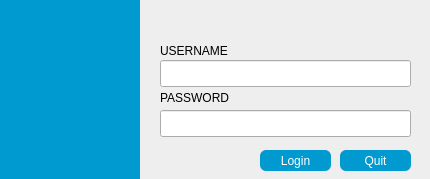
<?xml version="1.0" encoding="UTF-8"?>
<ui version="4.0">
 <class>login</class>
 <widget class="QMainWindow" name="login">
  <property name="geometry">
   <rect>
    <x>0</x>
    <y>0</y>
    <width>430</width>
    <height>179</height>
   </rect>
  </property>
  <property name="minimumSize">
   <size>
    <width>430</width>
    <height>179</height>
   </size>
  </property>
  <property name="maximumSize">
   <size>
    <width>430</width>
    <height>179</height>
   </size>
  </property>
  <property name="windowTitle">
   <string>login</string>
  </property>
  <widget class="QWidget" name="centralWidget">
   <widget class="QFrame" name="frame">
    <property name="geometry">
     <rect>
      <x>-10</x>
      <y>-20</y>
      <width>151</width>
      <height>211</height>
     </rect>
    </property>
    <property name="styleSheet">
     <string notr="true">QFrame#frame
{
	background-color: rgb(0,154,208);
border:none
}</string>
    </property>
    <property name="frameShape">
     <enum>QFrame::StyledPanel</enum>
    </property>
    <property name="frameShadow">
     <enum>QFrame::Raised</enum>
    </property>
   </widget>
   <widget class="QFrame" name="userbox">
    <property name="geometry">
     <rect>
      <x>140</x>
      <y>0</y>
      <width>312</width>
      <height>191</height>
     </rect>
    </property>
    <property name="minimumSize">
     <size>
      <width>312</width>
      <height>191</height>
     </size>
    </property>
    <property name="maximumSize">
     <size>
      <width>291</width>
      <height>191</height>
     </size>
    </property>
    <property name="styleSheet">
     <string notr="true">QFrame#userbox
{
background-color:rgb(238,238,238) ;
border:none
}
 QPushButton {
  
     border-radius: 6px;
     background-color:rgb(0,154,208);
color:white;
     }
</string>
    </property>
    <property name="frameShape">
     <enum>QFrame::StyledPanel</enum>
    </property>
    <property name="frameShadow">
     <enum>QFrame::Raised</enum>
    </property>
    <widget class="QLabel" name="username">
     <property name="geometry">
      <rect>
       <x>20</x>
       <y>40</y>
       <width>71</width>
       <height>21</height>
      </rect>
     </property>
     <property name="text">
      <string>USERNAME</string>
     </property>
    </widget>
    <widget class="QLineEdit" name="txtusername">
     <property name="geometry">
      <rect>
       <x>20</x>
       <y>60</y>
       <width>251</width>
       <height>27</height>
      </rect>
     </property>
    </widget>
    <widget class="QLabel" name="password">
     <property name="geometry">
      <rect>
       <x>20</x>
       <y>90</y>
       <width>71</width>
       <height>16</height>
      </rect>
     </property>
     <property name="text">
      <string>PASSWORD</string>
     </property>
    </widget>
    <widget class="QLineEdit" name="txtpassword">
     <property name="geometry">
      <rect>
       <x>20</x>
       <y>110</y>
       <width>251</width>
       <height>27</height>
      </rect>
     </property>
     <property name="echoMode">
      <enum>QLineEdit::Password</enum>
     </property>
    </widget>
    <widget class="QPushButton" name="btnlogin">
     <property name="geometry">
      <rect>
       <x>120</x>
       <y>150</y>
       <width>71</width>
       <height>21</height>
      </rect>
     </property>
     <property name="text">
      <string>Login</string>
     </property>
    </widget>
    <widget class="QPushButton" name="btnquit">
     <property name="geometry">
      <rect>
       <x>200</x>
       <y>150</y>
       <width>71</width>
       <height>21</height>
      </rect>
     </property>
     <property name="text">
      <string>Quit</string>
     </property>
    </widget>
   </widget>
   <zorder>btnquit</zorder>
   <zorder>btnlogin</zorder>
   <zorder>txtusername</zorder>
   <zorder>txtpassword</zorder>
   <zorder>label</zorder>
   <zorder>label_2</zorder>
   <zorder>frame</zorder>
   <zorder>userbox</zorder>
  </widget>
 </widget>
 <layoutdefault spacing="6" margin="11"/>
 <resources/>
 <connections/>
</ui>
